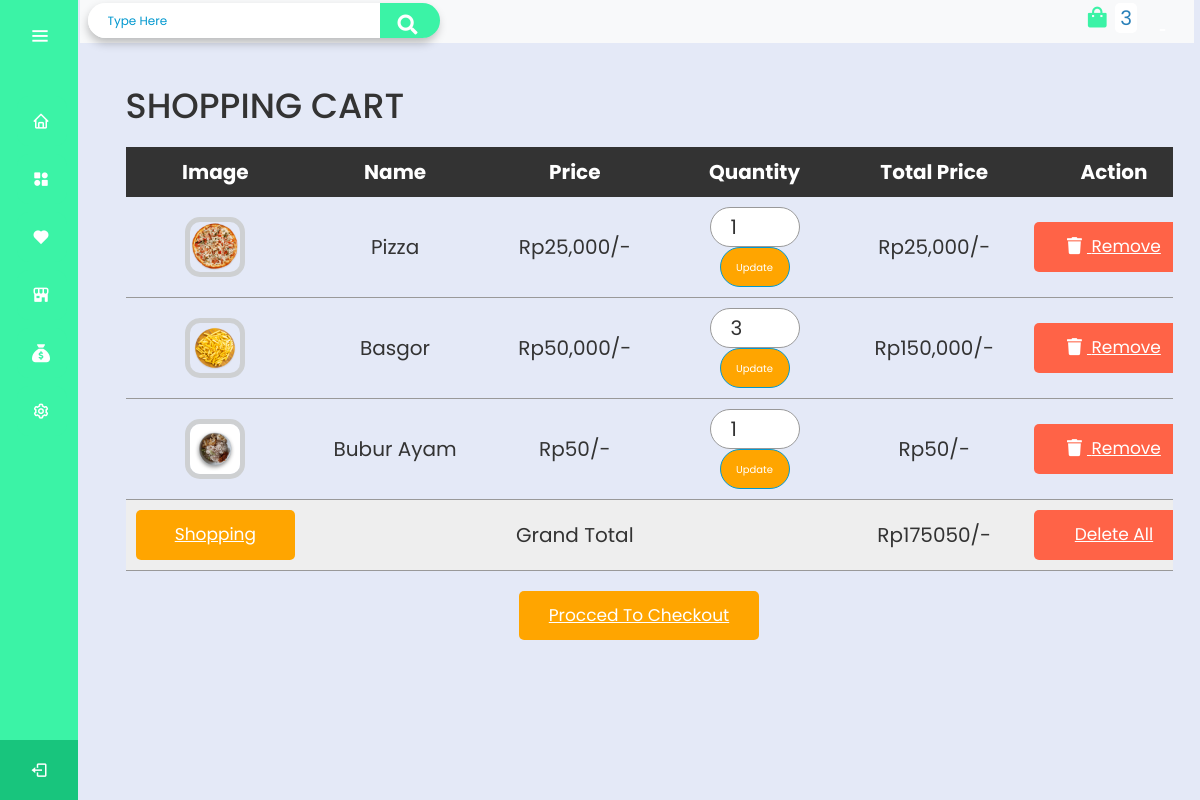
Page /cart.php (signed in) on the committed database.
### tables this page shows
CREATE TABLE `cart` (
  `id` int(255) NOT NULL,
  `user_id` int(100) NOT NULL,
  `name` varchar(255) NOT NULL,
  `price` varchar(255) NOT NULL,
  `image` varchar(255) NOT NULL,
  `quantity` int(255) NOT NULL
);

### cart.php (the view, shortened to what this page needs)
<!DOCTYPE html>
<html lang="en">
<head>
    <link rel="stylesheet" href="css/adminstyle.css"  type="text/css">
    <link rel="stylesheet" href="css/products.css"  type="text/css">
    <link rel="stylesheet" href="css/shoppingcart.css"  type="text/css">
    <link rel="stylesheet" href="https://cdnjs.cloudflare.com/ajax/libs/font-awesome/6.1.1/css/all.min.css" />
</head>
<body>
<?php include 'sidebar.php'; ?>
<section class="home-section">
<?php include 'headerproducts.php'; ?>
<div class="container">
<section class="shopping-cart">
   <h1 class="heading">shopping cart</h1>
   <table>
      <thead>
         <th>image</th>
         <th>name</th>
         <th>price</th>
         <th>quantity</th>
         <th>total price</th>
         <th>action</th>
      </thead>
      <tbody>
         <?php
         $select_cart = mysqli_query($conn, "SELECT * FROM `cart` WHERE user_id = '$user_id'") or die ('query failed');
         $grand_total = 0;
         if(mysqli_num_rows($select_cart) > 0){
            while($fetch_cart = mysqli_fetch_assoc($select_cart)){
         ?>
         <tr>
            <td><img src="uploaded_img/<?php echo $fetch_cart['image']; ?>" height="70" alt=""></td>
            <td><?php echo $fetch_cart['name']; ?></td>
            <td>Rp<?php echo number_format($fetch_cart['price']); ?>/-</td>
            <td>
               <form action="" method="post">
                  <input type="number" name="update_quantity" min="1"  value="<?php echo $fetch_cart['quantity']; ?>" >
                  <input type="submit" value="update" name="update_update_btn">
               </form>
            </td>
            <td>Rp<?php echo $sub_total = number_format($fetch_cart['price'] * $fetch_cart['quantity']);
            ?>/-</td>
            <td><a href="cart.php?remove=<?php echo $fetch_cart['id']; ?>" onclick="return confirm('remove item from cart?')" class="delete-btn"> <i class="fas fa-trash"></i> remove</a></td>
         </tr>
         <?php
             $grand_total += ((int)$fetch_cart['price'] * (int)$fetch_cart['quantity']);
            };
         };
         ?>
         <tr class="table-bottom">
            <td><a href="products.php" class="option-btn" style="margin-top: 0;">shopping</a></td>
            <td colspan="3">grand total</td>
            <td>Rp<?php echo $grand_total; ?>/-</td>
            <td><a href="cart.php?delete_all" onclick="return confirm('are you sure you want to delete all?');" class="delete-btn <?php echo ($grand_total > 1)?'':'disabled'; ?>">delete all</a></td>
         </tr>
      </tbody>
   </table>
   <div class="checkout-btn">
      <a href="checkout.php" class="option-btn <?= ($grand_total > 1)?'':'disabled'; ?>">procced to checkout</a>
   </div>
</section>
</div>
</section>
</body>
</html>

### css/adminstyle.css (style rules this page uses)
:root { --blue: #2980b9; --red: tomato; --orange: orange; --black: #333; --white: #fff; --bg-color: #eee; --dark-bg: rgba(0, 0, 0, 0.7); --box-shadow: 0 0.5rem 1rem rgba(0, 0, 0, 0.1); --border: 0.1rem solid #999; }
* { font-family: 'Poppins', sans-serif; margin: 0; padding: 0; box-sizing: border-box; outline: none; border: none; text-decoration: none; text-transform: capitalize; }
html { font-size: 62.5%; overflow-x: hidden; }
.home-section { position: relative; background: #e4e9f7; min-height: 100vh; top: 0; left: 78px; width: calc(100% - 78px); transition: all 0.5s ease; z-index: 2; }
.container { max-width: 1200px; margin: 0 auto; }
section { padding: 2rem; }
.btn, .option-btn, .delete-btn { display: block; width: 100%; text-align: center; background-color: var(--blue); color:var(--white); font-size: 1.7rem; padding:1.2rem 3rem; border-radius: .5rem; cursor: pointer; margin-top: 1rem; }
.option-btn i, .delete-btn i { padding-right: .5rem; }
.option-btn { background-color: var(--orange); }
.delete-btn { margin-top: 0; background-color: var(--red); }
input { padding: 10px 20px; margin: 0 10px; outline: none; border: 1px solid #0298cf; border-radius: 6px; color: #0298cf; }
table { width: 100%; table-layout: fixed; min-width: 900px; border-collapse: collapse; }
thead th { position: sticky; top: 0; background-color: #f6f9fc; color: #8493a5; font-size: 15px; }
th, td { border-bottom: 1px solid #dddddd; padding: 10px 20px; word-break: break-all; text-align: center; }
td img { height: 60px; width: 60px; object-fit: cover; border-radius: 15px; border: 5px solid #ced0d2; }
::placeholder { color: #0298cf; }
@media (max-width: 1200px) { .shopping-cart { overflow-x: scroll; } }
@media (max-width: 1200px) { .shopping-cart table { width: 120rem; } }
@media (max-width: 1200px) { .shopping-cart .heading { text-align: left; } }
@media (max-width: 1200px) { .shopping-cart .checkout-btn { text-align: left; } }

### css/products.css (style rules this page uses)
.heading { text-align: center; font-size: 3.5rem; text-transform: uppercase; color:var(--black); margin-bottom: 2rem; }

### css/shoppingcart.css (style rules this page uses)
.shopping-cart table { text-align: center; width: 105%; }
.shopping-cart table thead th { padding:1rem; font-size: 2rem; color:var(--white); background-color: var(--black); }
.shopping-cart table tbody tr { width: 10rem; }
.shopping-cart table tr td { border-bottom: var(--border); padding:1rem; font-size: 2rem; color:var(--black); }
.shopping-cart table input[type="number"] { border: var(--border); border-radius: 3rem; padding:1rem 2rem; font-size: 2rem; color:var(--black); width: 9rem; height: 4rem; }
.shopping-cart table input[type="submit"] { padding:.5rem 1.5rem; cursor: pointer; font-size: 1rem; background-color: var(--orange); color:var(--white); width: 7rem; height: 4rem; border-radius: 3rem; }
.shopping-cart table .table-bottom { background-color: var(--bg-color); }
.shopping-cart .checkout-btn { text-align: center; margin-top: 1rem; }
.shopping-cart .checkout-btn a { display: inline-block; width: auto; }

### css/sidebar.css (style rules this page uses)
.home-section { position: relative; background: #e4e9f7; min-height: 100vh; top: 0; left: 78px; width: calc(100% - 78px); transition: all 0.5s ease; z-index: 2; }

### rows in the picture
cart: image (picture), name "Pizza", price "25,000", update_quantity "1", $sub_total = number_format($fetch_cart['price'] * $fetch_cart['quantity']) "25,000"
cart: image (picture), name "Basgor", price "50,000", update_quantity "3", $sub_total = number_format($fetch_cart['price'] * $fetch_cart['quantity']) "150,000"
cart: image (picture), name "Bubur Ayam", price "50", update_quantity "1", $sub_total = number_format($fetch_cart['price'] * $fetch_cart['quantity']) "50"

### other values in the picture
$row_count "3"
$grand_total "175050"
